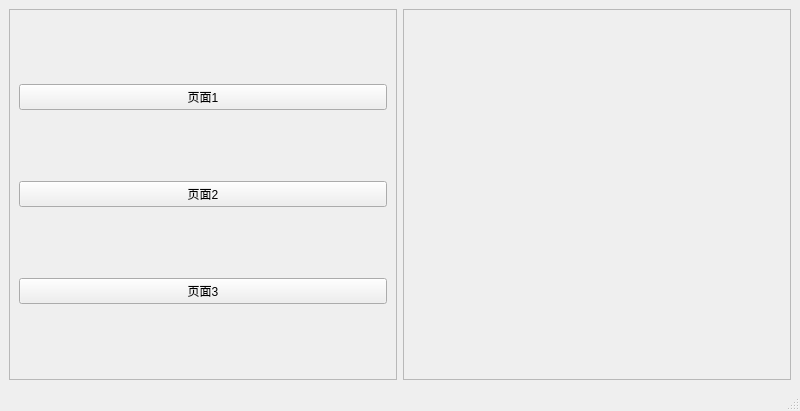
<?xml version="1.0" encoding="UTF-8"?>
<ui version="4.0">
 <class>MainWindow</class>
 <widget class="QMainWindow" name="MainWindow">
  <property name="geometry">
   <rect>
    <x>0</x>
    <y>0</y>
    <width>800</width>
    <height>411</height>
   </rect>
  </property>
  <property name="windowTitle">
   <string>MainWindow</string>
  </property>
  <widget class="QWidget" name="centralwidget">
   <layout class="QHBoxLayout" name="horizontalLayout">
    <item>
     <widget class="QFrame" name="frame">
      <property name="frameShape">
       <enum>QFrame::StyledPanel</enum>
      </property>
      <property name="frameShadow">
       <enum>QFrame::Raised</enum>
      </property>
      <layout class="QVBoxLayout" name="verticalLayout">
       <item>
        <widget class="QPushButton" name="pushButton_1">
         <property name="text">
          <string>页面1</string>
         </property>
        </widget>
       </item>
       <item>
        <widget class="QPushButton" name="pushButton_2">
         <property name="text">
          <string>页面2</string>
         </property>
        </widget>
       </item>
       <item>
        <widget class="QPushButton" name="pushButton_3">
         <property name="text">
          <string>页面3</string>
         </property>
        </widget>
       </item>
      </layout>
     </widget>
    </item>
    <item>
     <widget class="QFrame" name="frame_2">
      <property name="frameShape">
       <enum>QFrame::StyledPanel</enum>
      </property>
      <property name="frameShadow">
       <enum>QFrame::Raised</enum>
      </property>
     </widget>
    </item>
   </layout>
  </widget>
  <widget class="QMenuBar" name="menubar">
   <property name="geometry">
    <rect>
     <x>0</x>
     <y>0</y>
     <width>800</width>
     <height>23</height>
    </rect>
   </property>
  </widget>
  <widget class="QStatusBar" name="statusbar"/>
 </widget>
 <resources/>
 <connections/>
</ui>
